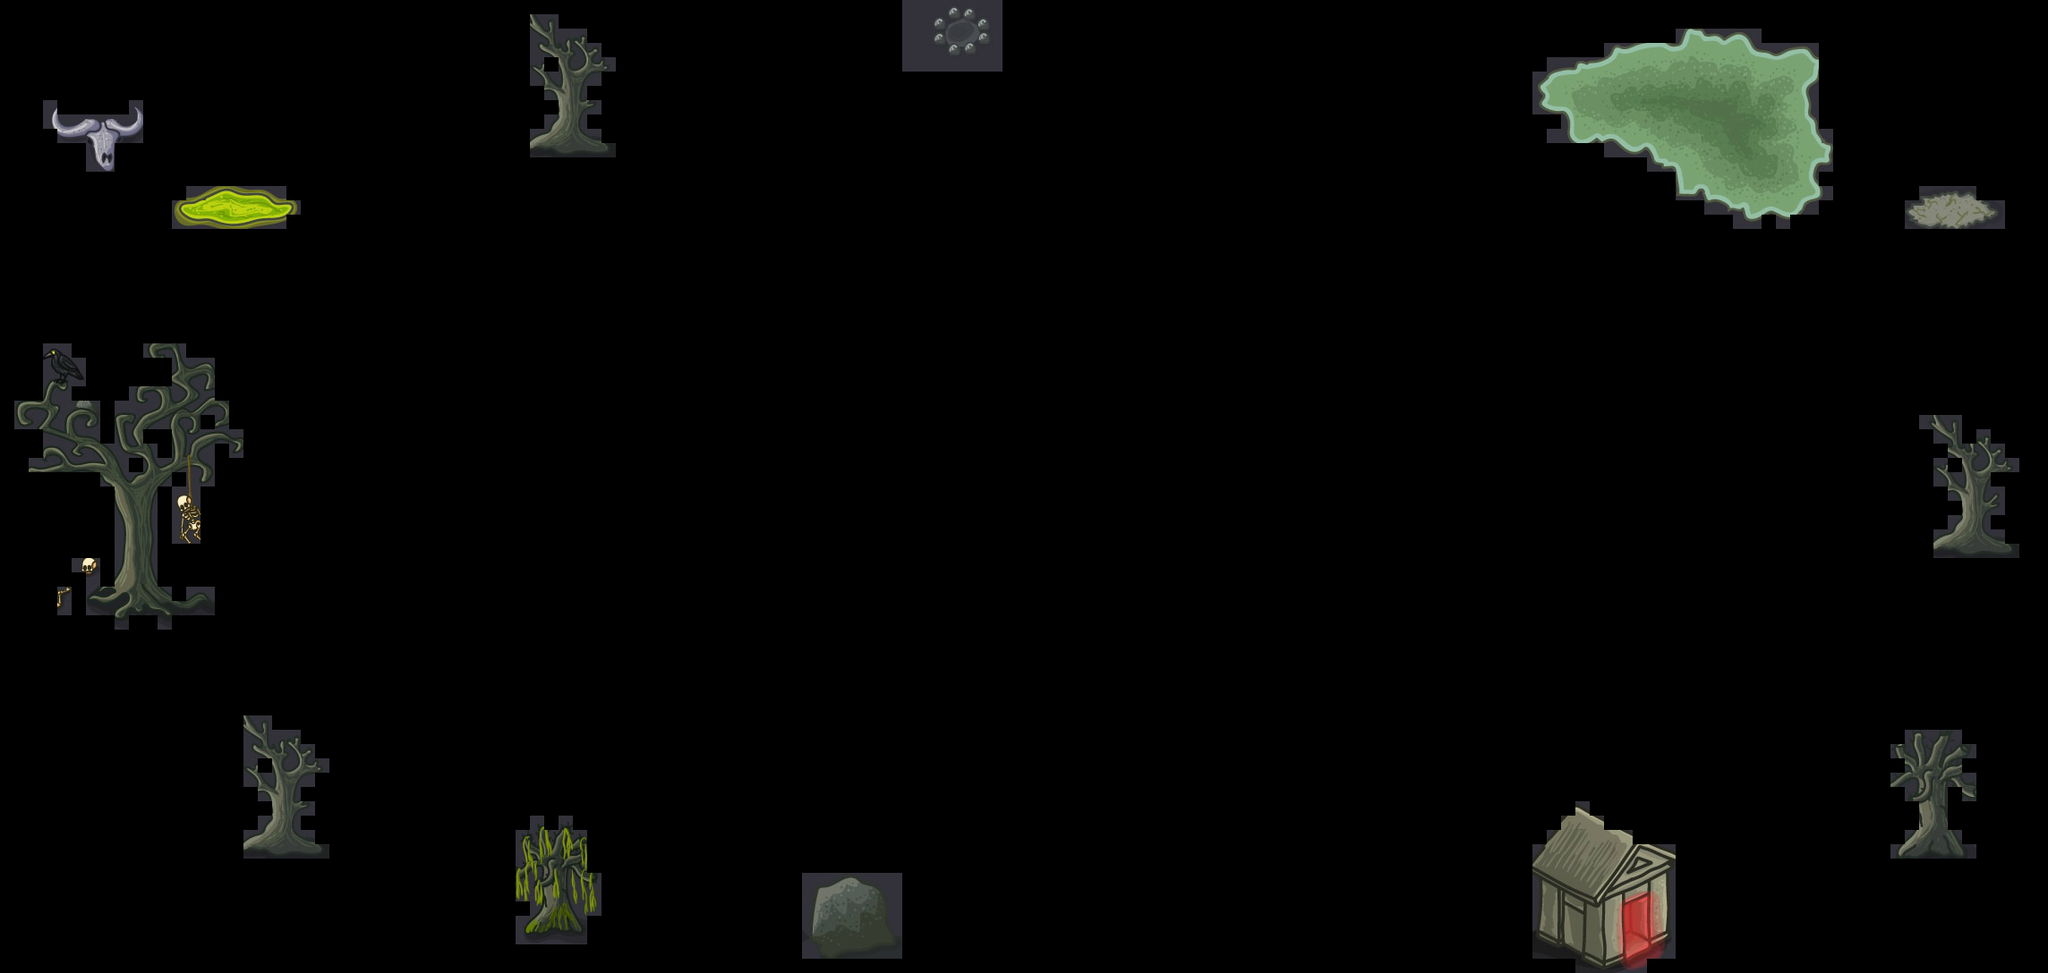

Below is a game level as drawn by its tile map, then a one-line description and the .tmx that defines it (tile-layer data replaced by summaries):
An orthogonal 143x68 tile map with 16x16 px tiles, 1 tile layer (house), 1 hidden layer not drawn and 25 objects (22x 1, 3, 2, 4).

<map version="1.2" tiledversion="1.3.1" orientation="orthogonal" renderorder="right-down" compressionlevel="0" width="143" height="68" tilewidth="16" tileheight="16" infinite="0" nextlayerid="5" nextobjectid="49">
 <tileset firstgid="1" source="tiled.tsx" />
 <layer id="1" name="Tile Layer 1" width="143" height="68" visible="0">
  <data>[9724 cells, 9724 non-empty, 21 distinct tile ids]</data>
 </layer>
 <layer id="3" name="house" width="143" height="68">
  <data>[9724 cells, 783 non-empty, 690 distinct tile ids]</data>
 </layer>
 <objectgroup id="4" name="colision">
  <object id="2" type="1" x="2162" y="591" width="85" height="28" />
  <object id="4" type="1" x="1722" y="1026" width="139" height="46" />
  <object id="9" type="1" x="593" y="1020" width="52" height="28" />
  <object id="13" type="1" x="103.667" y="137" width="18.6667" height="35" />
  <object id="25" type="1" x="117.389" y="660.814" width="73" height="27" />
  <object id="26" type="1" x="279.672" y="937.815" width="73" height="27" />
  <object id="27" type="1" x="601.441" y="145.985" width="73" height="27" />
  <object id="28" type="1" x="920.411" y="1049.73" width="73" height="27" />
  <object id="30" type="3" x="1212.12" y="487.879" />
  <object id="32" type="2" x="-8" y="-4" width="2300" height="1092" />
  <object id="34" type="4" x="261.931" y="87.114" />
  <object id="35" type="1" x="200" y="208" width="130" height="40" />
  <object id="36" type="1" x="1038" y="4" width="74" height="60" />
  <object id="37" type="1" x="1880" y="30" width="84" height="18" />
  <object id="38" type="1" x="1794" y="44" width="76" height="18" />
  <object id="39" type="1" x="1722" y="64" width="68" height="94" />
  <object id="40" type="1" x="1800" y="154" width="66" height="36" />
  <object id="41" type="1" x="1876" y="188" width="48" height="28" />
  <object id="42" type="1" x="1918" y="218" width="104" height="30" />
  <object id="43" type="1" x="1976" y="44" width="54" height="38" />
  <object id="44" type="1" x="2006" y="84" width="40" height="122" />
  <object id="45" type="1" x="2136" y="212" width="92" height="38" />
  <object id="46" type="1" x="2138" y="914" width="44" height="42" />
  <object id="47" type="1" x="1760" y="1096" />
  <object id="48" type="1" x="1760" y="1096" />
 </objectgroup>
</map>
